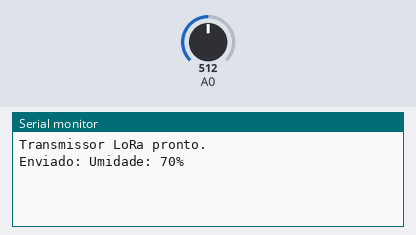
This sketch was run on a simulated Arduino Uno, built with avr-gcc and run on an emulated ATmega328P. On the bench: the last lines printed to the serial monitor. The test bench sets the inputs (shaded band); at power-on: A0 = 512.

Above: at 2.2 s.
2.3 s: A0 set to 716
At 3.6 s:
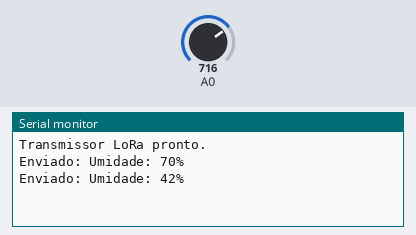
5.0 s: A0 set to 900
At 5.7 s:
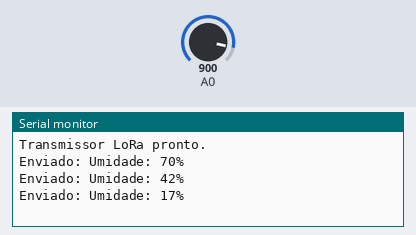
Timing chart, 0 to 8.0 s (numbered marks = the images above; inputs shaded):
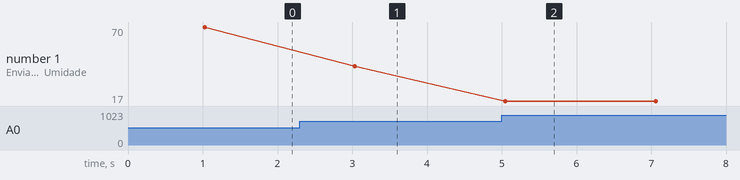

Measured:
- after the input at 2.3 s, the serial monitor: prints a new line after 0.73 s (image 1)
- after the input at 5.0 s, the serial monitor: prints a new line after 0.05 s (image 2)
- plotted number 1: 70 → 42 after the input at 2.3 s, 42 → 17 after the input at 5.0 s

The sketch:

emissor.ino
```cpp
#include <SoftwareSerial.h>

SoftwareSerial loraSerial(2, 3);

void setup() {
  Serial.begin(9600);
  loraSerial.begin(9600);
  delay(1000);
  Serial.println("Transmissor LoRa pronto.");
}

void loop() {
  int leitura = analogRead(A0);
  int umidade = map(leitura, 1023, 300, 0, 100);
  umidade = constrain(umidade, 0, 100);

  String mensagem = "Umidade: " + String(umidade) + "%";
  loraSerial.println(mensagem);
  Serial.println("Enviado: " + mensagem);

  delay(2000);
}
```
